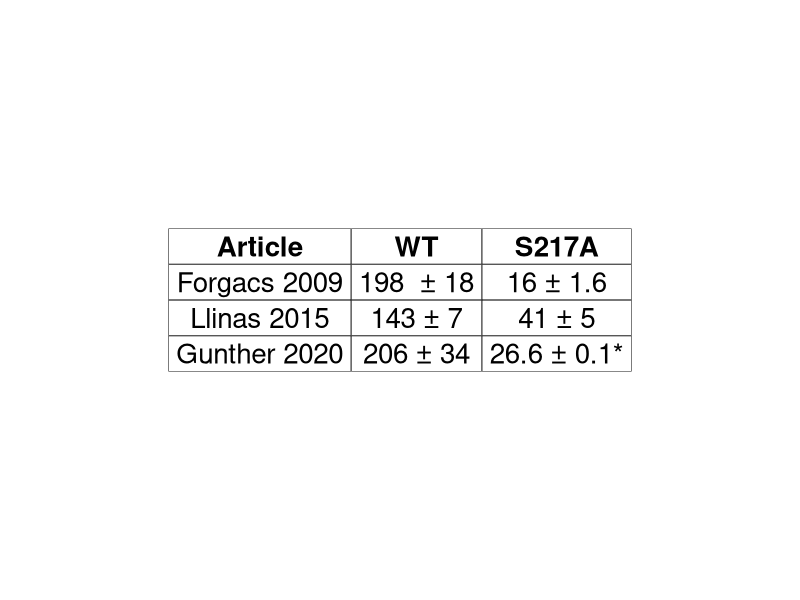
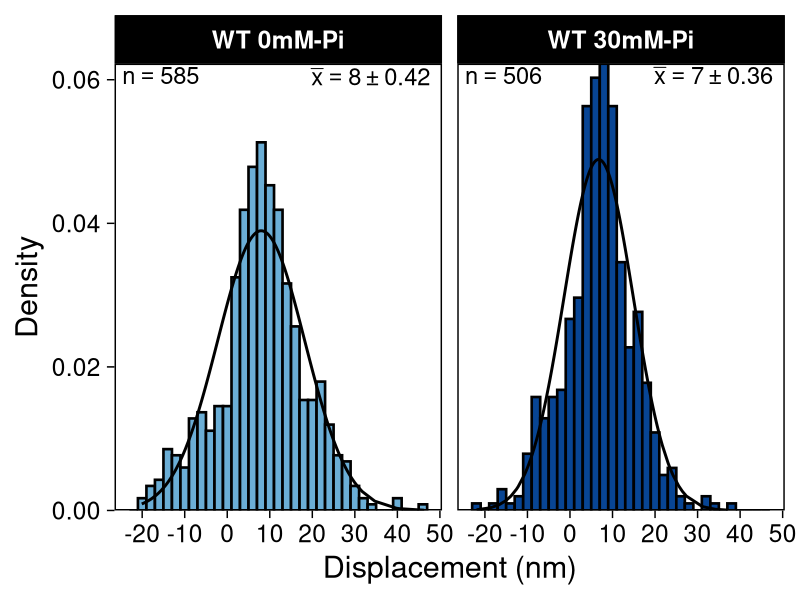
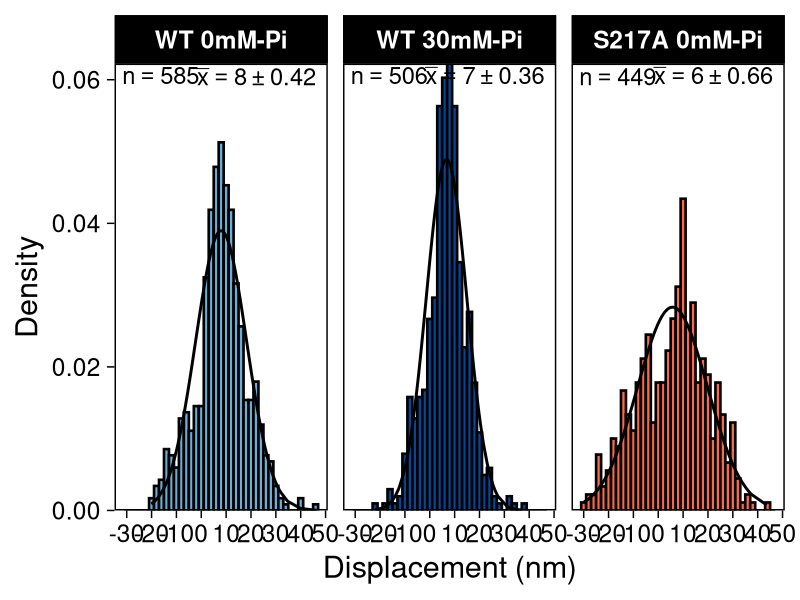
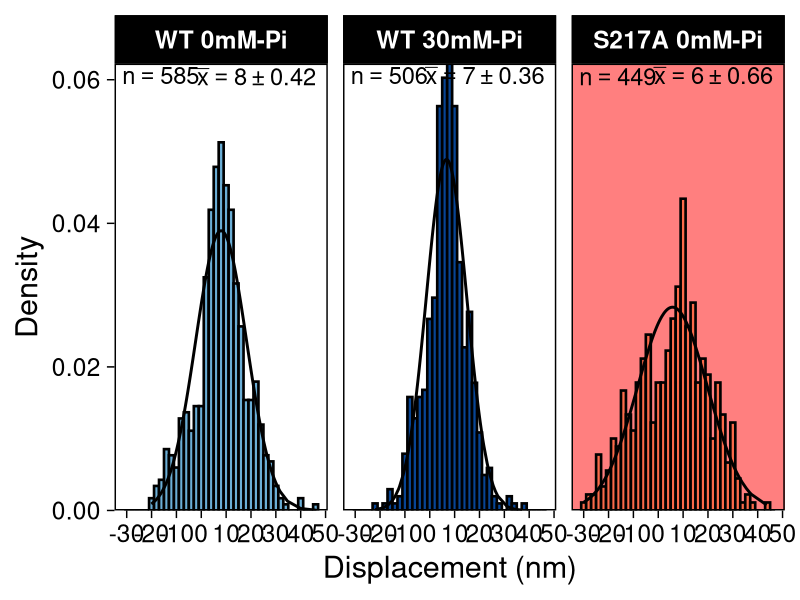
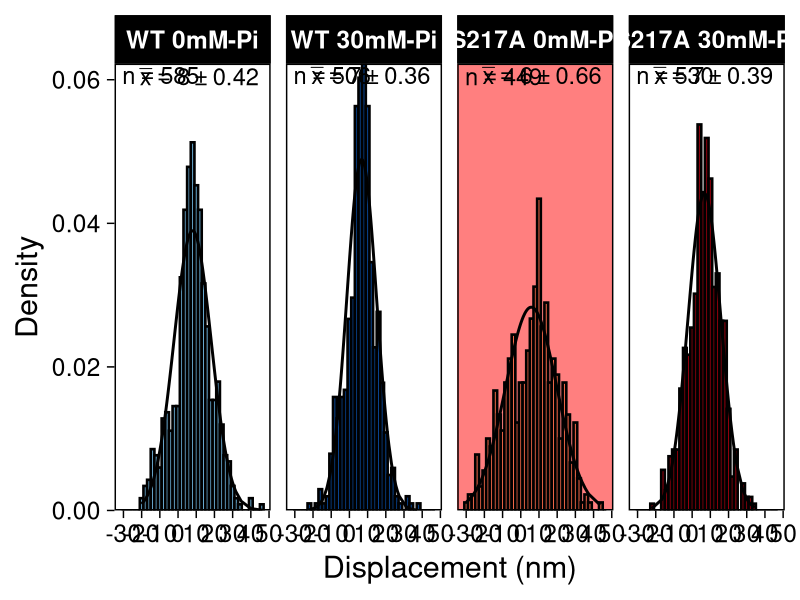

Write R code to recreate these figures, in order.
## ---- chunk 1
library(tidyverse)
options(htmltools.dir.version = TRUE)
## ---- chunk 2
tibble("Article" = c("Forgacs 2009", "Llinas 2015", "Gunther 2020"),
        "WT" = c('198  ± 18', '143 ± 7', '206 ± 34'),
        "S217A" = c("16 ± 1.6", '41 ± 5', '26.6 ± 0.1*')) %>%
  ggpubr::ggtexttable(theme = ggpubr::ttheme('classic', base_size = 20), rows = NULL)
  
## ---- chunk 3
library(ggpubr)
library(ggtext)
library(cowplot)
library(tidyverse)
event_files_filtered <- read_csv("data/event_files_filtered.csv") %>%
  mutate(conditions2 = case_when(
    conditions == "myoV-WT_pH-7.0_0mM-Pi" ~ "WT 0mM-Pi",
    conditions == "myoV-WT_pH-7.0_30mM-Pi" ~"WT 30mM-Pi",
           conditions ==  "myoV-S217A_pH-7.0_0mM-Pi" ~ "S217A 0mM-Pi",
            conditions ==  "myoV-S217A_pH-7.0_30mM-Pi" ~ "S217A 30mM-Pi"
  ))

event_files_filtered$conditions2 <- factor(event_files_filtered$conditions2,
                                           levels = c("WT 0mM-Pi", "WT 30mM-Pi",
                                                      "S217A 0mM-Pi", "S217A 30mM-Pi"))

gaus <- event_files_filtered %>% 
  select(conditions2, displacement_nm) %>% 
  group_by(conditions2) %>% 
  nest(disp = c(displacement_nm)) %>% 
  mutate(curve = map(disp, ~dnorm(.$displacement_nm, mean(.$displacement_nm), sd(.$displacement_nm)))) %>% 
  unnest(cols = c(disp, curve))

summary_data <- read_csv("data/summary.csv") %>%
  mutate(conditions2 = case_when(
    conditions == "myoV-WT_pH-7.0_0mM-Pi" ~ "WT 0mM-Pi",
    conditions == "myoV-WT_pH-7.0_30mM-Pi" ~"WT 30mM-Pi",
           conditions ==  "myoV-S217A_pH-7.0_0mM-Pi" ~ "S217A 0mM-Pi",
            conditions ==  "myoV-S217A_pH-7.0_30mM-Pi" ~ "S217A 30mM-Pi"
  )) %>%
  mutate(mean_label = paste0("bar(x)==",paste(round(displacement_avg, 0), round(displacement_se, 2), sep = "%+-%")),
         n_events = paste0("n == ", num_events))

summary_data$conditions2 <- factor(summary_data $conditions2,
                                           levels = c("WT 0mM-Pi", "WT 30mM-Pi",
                                                      "S217A 0mM-Pi", "S217A 30mM-Pi"))
plot_colors <- c(RColorBrewer::brewer.pal(8, "Blues")[c(5, 8)],
                 RColorBrewer::brewer.pal(8, "Reds")[c(5, 8)])

# step_violion <- ggpubr::ggviolin(event_files_filtered,
#                                 x = "conditions2",
#                                 y = "displacement_nm",
#                                 fill = "conditions2",
#                                 palette = plot_colors,
#                                 add = "boxplot",
#                                 xlab = '',
#                                 ylab = 'Displacement (nm)',
#                                 ggtheme = ggpubr::theme_pubr(base_size=13))+
#   #ggpubr::stat_pvalue_manual(step_tukey, bracket.nudge.y = seq(10, by = 4, length.out = nrow(step_tukey)))+
#   scale_y_continuous(breaks = seq(-50, 1000, by = 15))+
#   theme(legend.position = "none",
#         axis.text.x = element_text(size = 11))
# 
# step_histo <-ggplot(data = event_files_filtered,
#                      aes(x = displacement_nm))+
#   geom_freqpoly(aes(y = stat(density), color = conditions2,),
#                  binwidth = 3,
# 
#                  size = 0.9)+
#   #facet_wrap(~conditions, ncol = 2)+
#   xlab("Step Size (nm)")+
#   scale_y_continuous(expand = c(0,0))+
#   scale_x_continuous(breaks = seq(-100, 100, by = 10))+
#   scale_color_manual(values = plot_colors)+
#   #scale_fill_brewer(palette = "Dark2")+
#   theme_cowplot(font_size = 13)+
#   theme(panel.grid = element_blank(),
#         legend.position = 'none')
# #rotate_x_text(angle = 45)

summary_data2 <- filter(summary_data, conditions2 %in% c('WT 0mM-Pi', 'WT 30mM-Pi'))
gaus2 <- filter(gaus, conditions2 %in% c('WT 0mM-Pi', 'WT 30mM-Pi'))

suppressWarnings( ggplot(data = filter(event_files_filtered, conditions2 %in% c('WT 0mM-Pi', 'WT 30mM-Pi')),
                     aes(x = displacement_nm))+
  geom_histogram(aes(y = stat(density), fill = conditions2), size = 0.9,
                 color = "black",
                 binwidth = 2)+
  geom_text(data = summary_data2,
                aes(x = Inf, y =Inf, label = mean_label), parse=T,
                  fill = NA, label.color = NA, size = 6,
                vjust = 1.2, 
                hjust = 1.1,# remove background and outline
    label.padding = grid::unit(rep(0, 4), "pt"))+
    geom_text(data = summary_data2,
                aes(x = -Inf, y =Inf, label = n_events), parse = T,
                  fill = NA, label.color = NA, size = 6,
                vjust = 1.2, 
                hjust = -0.1,# remove background and outline
    label.padding = grid::unit(rep(0, 4), "pt"))+
    
    geom_line(data = gaus2, aes(x = displacement_nm, y = curve), linetype = 'solid', size = 1)+
   
  facet_wrap(~conditions2, ncol = 4)+
  xlab("Displacement (nm)")+
  ylab("Density")+
  scale_y_continuous(expand = c(0,0))+
  scale_x_continuous(breaks = seq(-100, 100, by = 10))+
  #  coord_cartesian(ylim = c(0, 3))+
  scale_fill_manual(values = plot_colors)+
  #scale_fill_brewer(palette = "Dark2")+
  theme_linedraw(base_size = 22)+
  theme(panel.grid = element_blank(),
        legend.position = 'none',
    
        #axis.line.y = element_blank(),
        # axis.text.y = element_blank(),
        # axis.ticks.y = element_blank(),
        #strip.background = element_rect("white"),
        strip.text = element_text(face = "bold"))
)

## ---- chunk 4

summary_data3 <- filter(summary_data, conditions2 %in% c('WT 0mM-Pi', 'WT 30mM-Pi', 'S217A 0mM-Pi'))
gaus3 <- filter(gaus, conditions2 %in% c('WT 0mM-Pi', 'WT 30mM-Pi', 'S217A 0mM-Pi'))

ggplot()+

  geom_histogram(data = filter(event_files_filtered, conditions2 %in% c('WT 0mM-Pi', 'WT 30mM-Pi', 'S217A 0mM-Pi')),
                 aes(x = displacement_nm, y = stat(density), fill = conditions2), size = 0.9,
                 color = "black",
                 binwidth = 2)+
  geom_text(data = summary_data3,
                aes(x = Inf, y =Inf, label = mean_label),
                  fill = NA, label.color = NA, size = 6, parse=T,
                vjust = 1.2, 
                hjust = 1.1,# remove background and outline
    label.padding = grid::unit(rep(0, 4), "pt"))+
    geom_text(data = summary_data3,
                aes(x = -Inf, y =Inf, label = n_events),
                  fill = NA, label.color = NA, size = 6, parse=T,
                vjust = 1.2, 
                hjust = -0.1,# remove background and outline
    label.padding = grid::unit(rep(0, 4), "pt"))+
   geom_line(data = gaus3, aes(x = displacement_nm, y = curve), linetype = 'solid', size = 1)+
  
  facet_wrap(~conditions2, ncol = 4)+
  xlab("Displacement (nm)")+
  ylab("Density")+
  scale_y_continuous(expand = c(0,0))+
  scale_x_continuous(breaks = seq(-100, 100, by = 10))+
  #  coord_cartesian(ylim = c(0, 3))+
  scale_fill_manual(values = plot_colors)+
  #scale_fill_brewer(palette = "Dark2")+
  theme_linedraw(base_size = 22)+
  theme(panel.grid = element_blank(),
        legend.position = 'none',
        #axis.line.y = element_blank(),
        # axis.text.y = element_blank(),
        # axis.ticks.y = element_blank(),
        #strip.background = element_rect("white"),
        strip.text = element_text(face = "bold"))

## ---- chunk 5


ggplot()+
    geom_rect(data = filter(event_files_filtered, conditions2 == "S217A 0mM-Pi"), xmin = -Inf,xmax = Inf, ymin = -Inf,ymax = Inf, fill = "red", alpha = 0.005) +
  geom_histogram(data = filter(event_files_filtered, conditions2 %in% c('WT 0mM-Pi', 'WT 30mM-Pi', 'S217A 0mM-Pi')),
                 aes(x = displacement_nm, y = stat(density), fill = conditions2), size = 0.9,
                 color = "black",
                 binwidth = 2)+
  geom_text(data = summary_data3,
                aes(x = Inf, y =Inf, label = mean_label),
                  fill = NA, label.color = NA, size = 6, parse=T, 
                vjust = 1.2, 
                hjust = 1.1,# remove background and outline
    label.padding = grid::unit(rep(0, 4), "pt"))+
    geom_text(data = summary_data3,
                aes(x = -Inf, y =Inf, label = n_events),
                  fill = NA, label.color = NA, size = 6, parse=T,
                vjust = 1.2, 
                hjust = -0.1,# remove background and outline
    label.padding = grid::unit(rep(0, 4), "pt"))+
   geom_line(data = gaus3, aes(x = displacement_nm, y = curve), linetype = 'solid', size = 1)+
  
  facet_wrap(~conditions2, ncol = 4)+
  xlab("Displacement (nm)")+
  ylab("Density")+
  scale_y_continuous(expand = c(0,0))+
  scale_x_continuous(breaks = seq(-100, 100, by = 10))+
  #  coord_cartesian(ylim = c(0, 3))+
  scale_fill_manual(values = plot_colors)+
  #scale_fill_brewer(palette = "Dark2")+
  theme_linedraw(base_size = 22)+
  theme(panel.grid = element_blank(),
        legend.position = 'none',
        #axis.line.y = element_blank(),
        # axis.text.y = element_blank(),
        # axis.ticks.y = element_blank(),
        #strip.background = element_rect("white"),
        strip.text = element_text(face = "bold"))

## ---- chunk 6


ggplot()+
    geom_rect(data = filter(event_files_filtered, conditions2 == "S217A 0mM-Pi"), xmin = -Inf,xmax = Inf, ymin = -Inf,ymax = Inf, fill = "red", alpha = 0.005) +
  geom_histogram(data = event_files_filtered,
                 aes(x = displacement_nm, y = stat(density), fill = conditions2), size = 0.9,
                 color = "black",
                 binwidth = 2)+
  geom_text(data = summary_data,
                aes(x = Inf, y =Inf, label = mean_label),
                  fill = NA, label.color = NA, size = 6, parse=T,
                vjust = 1.2, 
                hjust = 1.1,# remove background and outline
    label.padding = grid::unit(rep(0, 4), "pt"))+
    geom_text(data = summary_data,
                aes(x = -Inf, y =Inf, label = n_events),
                  fill = NA, label.color = NA, size = 6, parse=T,
                vjust = 1.2, 
                hjust = -0.1,# remove background and outline
    label.padding = grid::unit(rep(0, 4), "pt"))+
   geom_line(data = gaus, aes(x = displacement_nm, y = curve), linetype = 'solid', size = 1)+
  
  facet_wrap(~conditions2, ncol = 4)+
  xlab("Displacement (nm)")+
  ylab("Density")+
  scale_y_continuous(expand = c(0,0))+
  scale_x_continuous(breaks = seq(-100, 100, by = 10))+
  #  coord_cartesian(ylim = c(0, 3))+
  scale_fill_manual(values = plot_colors)+
  #scale_fill_brewer(palette = "Dark2")+
  theme_linedraw(base_size = 22)+
  theme(panel.grid = element_blank(),
        legend.position = 'none',
        #axis.line.y = element_blank(),
        # axis.text.y = element_blank(),
        # axis.ticks.y = element_blank(),
        #strip.background = element_rect("white"),
        strip.text = element_text(face = "bold"))

